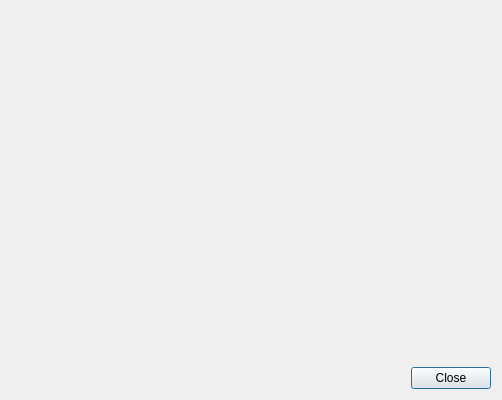
<?xml version="1.0" encoding="UTF-8"?>
<ui version="4.0">
 <class>DetailDialog</class>
 <widget class="QDialog" name="DetailDialog">
  <property name="windowModality">
   <enum>Qt::ApplicationModal</enum>
  </property>
  <property name="geometry">
   <rect>
    <x>0</x>
    <y>0</y>
    <width>502</width>
    <height>400</height>
   </rect>
  </property>
  <property name="minimumSize">
   <size>
    <width>450</width>
    <height>400</height>
   </size>
  </property>
  <property name="windowTitle">
   <string>Service provider data</string>
  </property>
  <property name="styleSheet">
   <string notr="true">QDialog{background-image: url(:/images/bg_da.png); background-repeat: repeat-y; border: none}</string>
  </property>
  <property name="modal">
   <bool>true</bool>
  </property>
  <layout class="QVBoxLayout" name="verticalLayout_2">
   <item>
    <widget class="QWidget" name="detailsDialogWidget" native="true">
     <layout class="QGridLayout" name="gridLayout_2">
      <property name="leftMargin">
       <number>0</number>
      </property>
      <property name="topMargin">
       <number>0</number>
      </property>
      <property name="rightMargin">
       <number>0</number>
      </property>
      <property name="bottomMargin">
       <number>0</number>
      </property>
      <property name="spacing">
       <number>0</number>
      </property>
      <item row="0" column="0">
       <layout class="QGridLayout" name="gridLayout">
        <property name="leftMargin">
         <number>120</number>
        </property>
        <property name="topMargin">
         <number>0</number>
        </property>
        <property name="rightMargin">
         <number>0</number>
        </property>
        <property name="bottomMargin">
         <number>0</number>
        </property>
        <item row="0" column="0">
         <widget class="governikus::DetailWidget" name="detailWidget" native="true"/>
        </item>
        <item row="1" column="0">
         <widget class="QDialogButtonBox" name="buttonBox">
          <property name="focusPolicy">
           <enum>Qt::TabFocus</enum>
          </property>
          <property name="accessibleName">
           <string>close dialog</string>
          </property>
          <property name="standardButtons">
           <set>QDialogButtonBox::Close</set>
          </property>
         </widget>
        </item>
       </layout>
      </item>
     </layout>
    </widget>
   </item>
  </layout>
 </widget>
 <layoutdefault spacing="6" margin="11"/>
 <customwidgets>
  <customwidget>
   <class>governikus::DetailWidget</class>
   <extends>QWidget</extends>
   <header>DetailWidget.h</header>
   <container>1</container>
  </customwidget>
 </customwidgets>
 <resources/>
 <connections/>
</ui>
